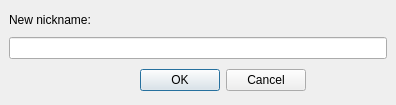
<ui version="4.0" >
 <author></author>
 <comment></comment>
 <exportmacro></exportmacro>
 <class>NicknameDialog</class>
 <widget class="QDialog" name="NicknameDialog" >
  <property name="geometry" >
   <rect>
    <x>0</x>
    <y>0</y>
    <width>396</width>
    <height>105</height>
   </rect>
  </property>
  <property name="sizePolicy" >
   <sizepolicy>
    <hsizetype>1</hsizetype>
    <vsizetype>1</vsizetype>
    <horstretch>0</horstretch>
    <verstretch>0</verstretch>
   </sizepolicy>
  </property>
  <property name="windowTitle" >
   <string>Set nickname</string>
  </property>
  <layout class="QVBoxLayout" >
   <property name="margin" >
    <number>9</number>
   </property>
   <property name="spacing" >
    <number>6</number>
   </property>
   <item>
    <layout class="QVBoxLayout" >
     <property name="margin" >
      <number>0</number>
     </property>
     <property name="spacing" >
      <number>6</number>
     </property>
     <item>
      <widget class="QLabel" name="label" >
       <property name="sizePolicy" >
        <sizepolicy>
         <hsizetype>1</hsizetype>
         <vsizetype>1</vsizetype>
         <horstretch>0</horstretch>
         <verstretch>0</verstretch>
        </sizepolicy>
       </property>
       <property name="text" >
        <string>New nickname:</string>
       </property>
      </widget>
     </item>
     <item>
      <widget class="QLineEdit" name="nickname" />
     </item>
    </layout>
   </item>
   <item>
    <layout class="QHBoxLayout" >
     <property name="margin" >
      <number>0</number>
     </property>
     <property name="spacing" >
      <number>6</number>
     </property>
     <item>
      <spacer>
       <property name="orientation" >
        <enum>Qt::Horizontal</enum>
       </property>
       <property name="sizeHint" >
        <size>
         <width>131</width>
         <height>31</height>
        </size>
       </property>
      </spacer>
     </item>
     <item>
      <widget class="QPushButton" name="okButton" >
       <property name="text" >
        <string>OK</string>
       </property>
      </widget>
     </item>
     <item>
      <widget class="QPushButton" name="cancelButton" >
       <property name="text" >
        <string>Cancel</string>
       </property>
      </widget>
     </item>
     <item>
      <spacer>
       <property name="orientation" >
        <enum>Qt::Horizontal</enum>
       </property>
       <property name="sizeHint" >
        <size>
         <width>40</width>
         <height>20</height>
        </size>
       </property>
      </spacer>
     </item>
    </layout>
   </item>
  </layout>
 </widget>
 <pixmapfunction></pixmapfunction>
 <resources/>
 <connections>
  <connection>
   <sender>okButton</sender>
   <signal>clicked()</signal>
   <receiver>NicknameDialog</receiver>
   <slot>accept()</slot>
   <hints>
    <hint type="sourcelabel" >
     <x>278</x>
     <y>253</y>
    </hint>
    <hint type="destinationlabel" >
     <x>96</x>
     <y>254</y>
    </hint>
   </hints>
  </connection>
  <connection>
   <sender>cancelButton</sender>
   <signal>clicked()</signal>
   <receiver>NicknameDialog</receiver>
   <slot>reject()</slot>
   <hints>
    <hint type="sourcelabel" >
     <x>369</x>
     <y>253</y>
    </hint>
    <hint type="destinationlabel" >
     <x>179</x>
     <y>282</y>
    </hint>
   </hints>
  </connection>
 </connections>
</ui>
